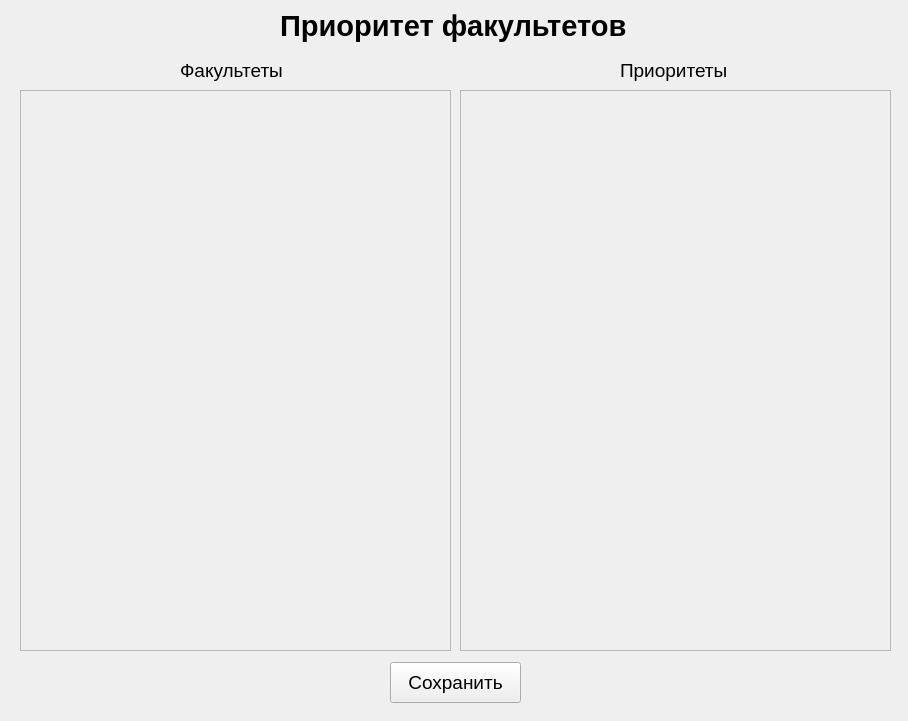
<?xml version="1.0" encoding="UTF-8"?>
<ui version="4.0">
 <class>Form</class>
 <widget class="QWidget" name="Form">
  <property name="geometry">
   <rect>
    <x>0</x>
    <y>0</y>
    <width>908</width>
    <height>721</height>
   </rect>
  </property>
  <property name="sizePolicy">
   <sizepolicy hsizetype="Fixed" vsizetype="Fixed">
    <horstretch>0</horstretch>
    <verstretch>0</verstretch>
   </sizepolicy>
  </property>
  <property name="windowTitle">
   <string>Form</string>
  </property>
  <widget class="QLabel" name="heading">
   <property name="geometry">
    <rect>
     <x>280</x>
     <y>0</y>
     <width>371</width>
     <height>51</height>
    </rect>
   </property>
   <property name="font">
    <font>
     <pointsize>22</pointsize>
     <weight>75</weight>
     <bold>true</bold>
    </font>
   </property>
   <property name="text">
    <string>Приоритет факультетов</string>
   </property>
  </widget>
  <widget class="QScrollArea" name="scroll_area">
   <property name="geometry">
    <rect>
     <x>20</x>
     <y>90</y>
     <width>431</width>
     <height>561</height>
    </rect>
   </property>
   <property name="widgetResizable">
    <bool>true</bool>
   </property>
   <widget class="QWidget" name="scrollAreaWidgetContents">
    <property name="geometry">
     <rect>
      <x>0</x>
      <y>0</y>
      <width>429</width>
      <height>559</height>
     </rect>
    </property>
   </widget>
  </widget>
  <widget class="QScrollArea" name="scroll_area2">
   <property name="geometry">
    <rect>
     <x>460</x>
     <y>90</y>
     <width>431</width>
     <height>561</height>
    </rect>
   </property>
   <property name="widgetResizable">
    <bool>true</bool>
   </property>
   <widget class="QWidget" name="scrollAreaWidgetContents_2">
    <property name="geometry">
     <rect>
      <x>0</x>
      <y>0</y>
      <width>429</width>
      <height>559</height>
     </rect>
    </property>
   </widget>
  </widget>
  <widget class="QLabel" name="label">
   <property name="geometry">
    <rect>
     <x>180</x>
     <y>60</y>
     <width>111</width>
     <height>21</height>
    </rect>
   </property>
   <property name="font">
    <font>
     <pointsize>14</pointsize>
    </font>
   </property>
   <property name="text">
    <string>Факультеты</string>
   </property>
  </widget>
  <widget class="QLabel" name="label_2">
   <property name="geometry">
    <rect>
     <x>620</x>
     <y>60</y>
     <width>111</width>
     <height>21</height>
    </rect>
   </property>
   <property name="font">
    <font>
     <pointsize>14</pointsize>
    </font>
   </property>
   <property name="text">
    <string>Приоритеты</string>
   </property>
  </widget>
  <widget class="QPushButton" name="save_button">
   <property name="geometry">
    <rect>
     <x>390</x>
     <y>662</y>
     <width>131</width>
     <height>41</height>
    </rect>
   </property>
   <property name="font">
    <font>
     <pointsize>14</pointsize>
    </font>
   </property>
   <property name="text">
    <string>Сохранить</string>
   </property>
  </widget>
 </widget>
 <resources/>
 <connections/>
</ui>
